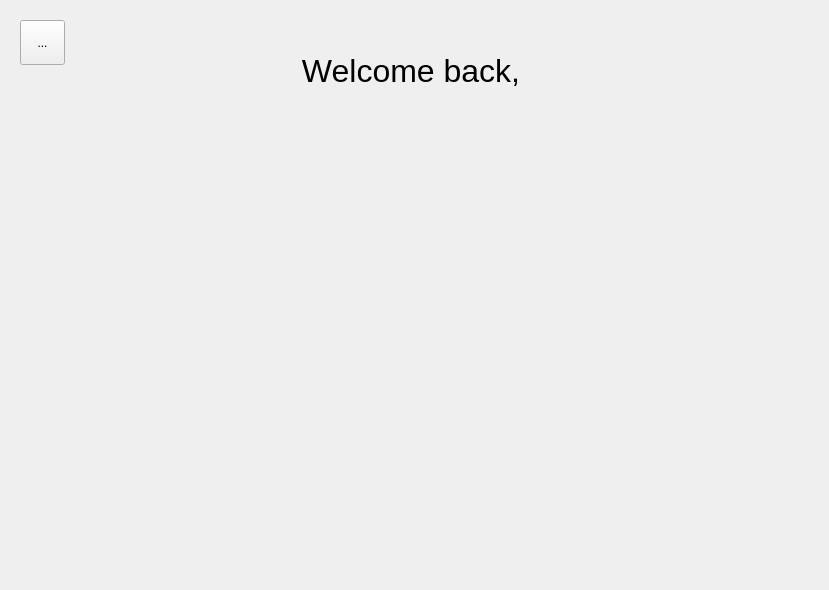
<?xml version="1.0" encoding="UTF-8"?>
<ui version="4.0">
 <class>MainPageForm</class>
 <widget class="QWidget" name="MainPageForm">
  <property name="geometry">
   <rect>
    <x>0</x>
    <y>0</y>
    <width>829</width>
    <height>590</height>
   </rect>
  </property>
  <property name="windowTitle">
   <string>HEY</string>
  </property>
  <widget class="QToolButton" name="menu_button">
   <property name="geometry">
    <rect>
     <x>20</x>
     <y>20</y>
     <width>45</width>
     <height>45</height>
    </rect>
   </property>
   <property name="text">
    <string>...</string>
   </property>
  </widget>
  <widget class="QLabel" name="welcome_label">
   <property name="geometry">
    <rect>
     <x>80</x>
     <y>40</y>
     <width>671</width>
     <height>61</height>
    </rect>
   </property>
   <property name="font">
    <font>
     <pointsize>24</pointsize>
    </font>
   </property>
   <property name="text">
    <string>Welcome back, </string>
   </property>
   <property name="alignment">
    <set>Qt::AlignCenter</set>
   </property>
  </widget>
  <widget class="QWidget" name="gridLayoutWidget">
   <property name="geometry">
    <rect>
     <x>170</x>
     <y>150</y>
     <width>491</width>
     <height>331</height>
    </rect>
   </property>
   <layout class="QGridLayout" name="gridLayout">
    <property name="sizeConstraint">
     <enum>QLayout::SetFixedSize</enum>
    </property>
   </layout>
  </widget>
  <widget class="QWidget" name="MainPage" native="true">
   <property name="geometry">
    <rect>
     <x>0</x>
     <y>0</y>
     <width>829</width>
     <height>590</height>
    </rect>
   </property>
  </widget>
  <zorder>MainPage</zorder>
  <zorder>menu_button</zorder>
  <zorder>welcome_label</zorder>
  <zorder>gridLayoutWidget</zorder>
 </widget>
 <resources/>
 <connections/>
</ui>
